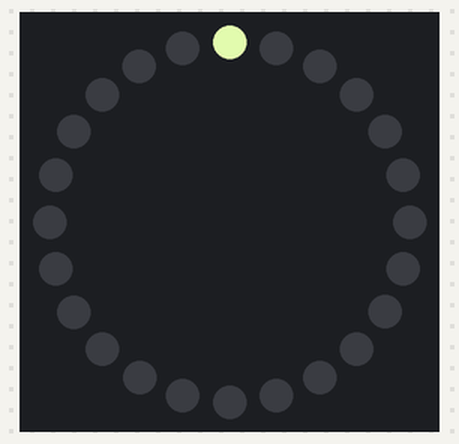
This sketch was run on a simulated Arduino Uno, built with avr-gcc and run on an emulated ATmega328P. Shown: 24 RGB LEDs in a ring, first at the top, clockwise. Dim RGB values are drawn brighter than linear; random numbers use the default seed unless the sketch sets one.

Above: at 0.05 s.
At 2.42 s:
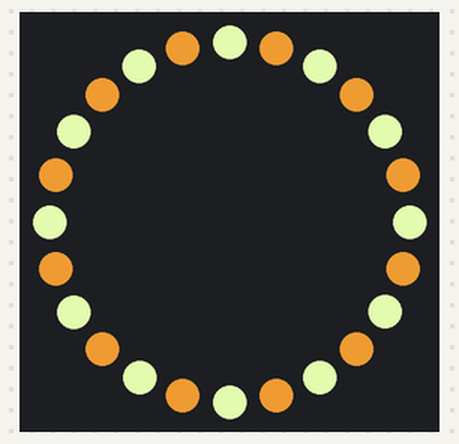
At 7.38 s:
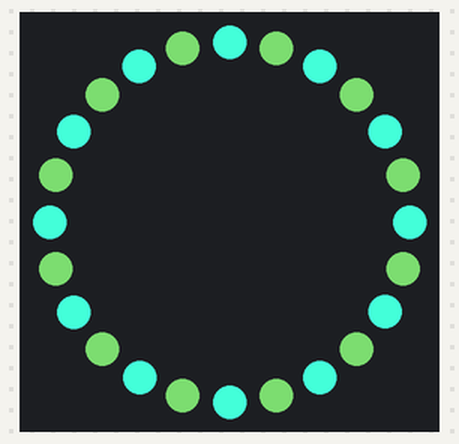
At 12.33 s:
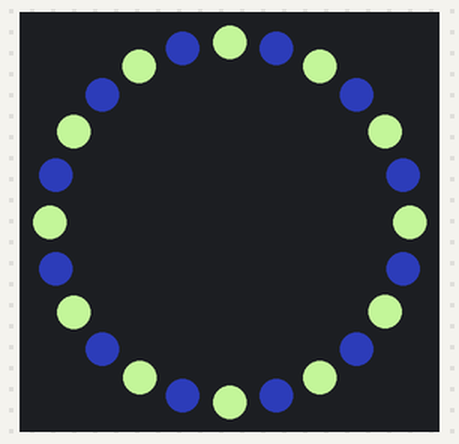
At 17.29 s:
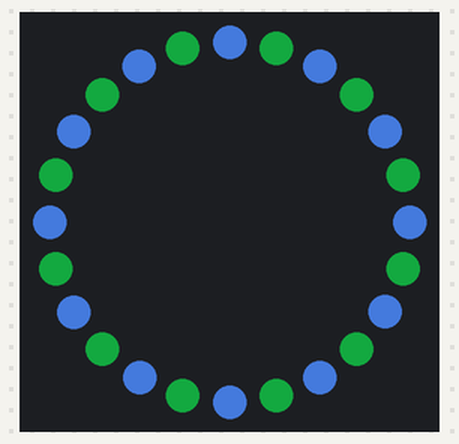
At 37.11 s:
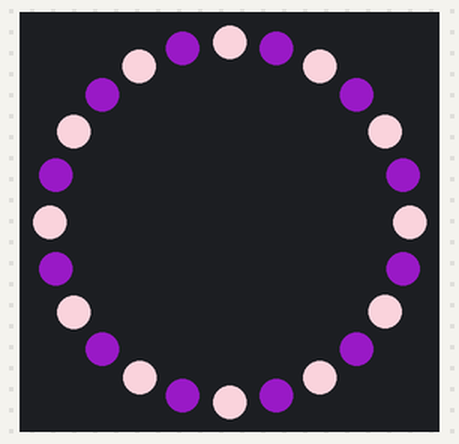

The sketch:

ring.ino
```cpp
// VINICIUS RAFAEL GRANADO 21731

#include <Adafruit_NeoPixel.h>

// define pino e numero de leds do ring
#define PIN            6
#define NUMLEDS        24

// define variavel do ring
Adafruit_NeoPixel ring = Adafruit_NeoPixel(NUMLEDS, PIN, NEO_GRB + NEO_KHZ800);

void setup()
{
  // inicia ring
  ring.begin();
}

void loop()
{
  // instancia variavel de led atual
  int led = 0;

  // gera duas cores aleatorias
  uint32_t color1 = ring.Color(random(0, 256), random(0, 256), random(0, 256));
  uint32_t color2 = ring.Color(random(0, 256), random(0, 256), random(0, 256));


  // instancia pelos leds, acendendo com as cores intercaladas
  for (led; led < NUMLEDS; led++) {
    if (led % 2 == 0) {
      ring.setPixelColor(led, color1);
    } else {
      ring.setPixelColor(led, color2);
    }

    ring.show();
    delay(100);
  }

  // apaga leds sequencialmente
  for (led; led >= 0; led--) {
    ring.setPixelColor(led, 0, 0, 0);

    ring.show();
    delay(100);
  }
}
```
